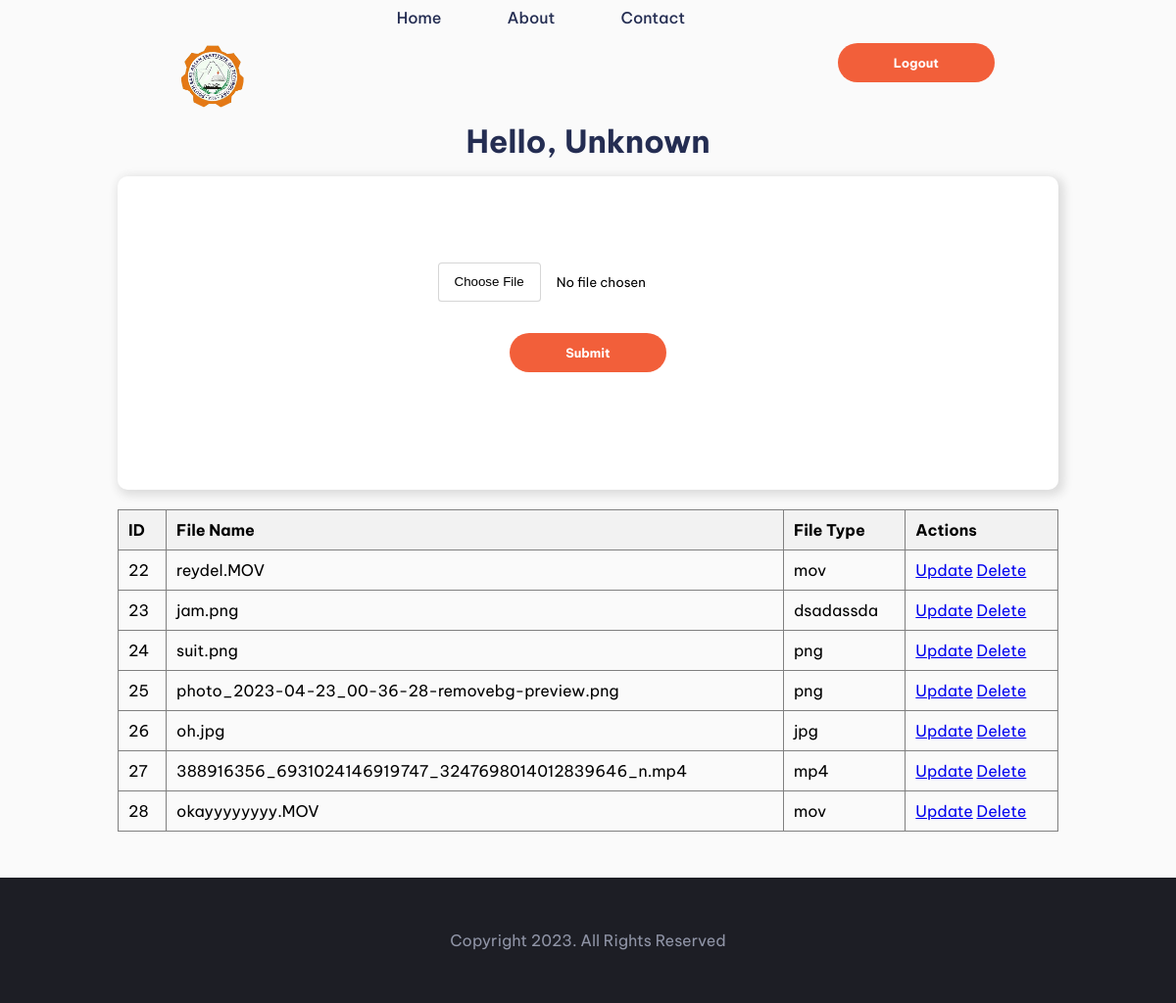
The app's page /home.php with its own data.
### tables this page shows
CREATE TABLE `uploaded_files` (
  `id` int(111) NOT NULL,
  `filename` varchar(255) NOT NULL,
  `filetype` varchar(255) NOT NULL
);

### home.php (the view, shortened to what this page needs)
<?php
$current_page = "features.php";
$servername = "localhost";
$username = "root";
$password = "";
$dbname = "sir_ile";
$conn = new mysqli($servername, $username, $password, $dbname);
$userId = $_SESSION['userId'];
$fetchNameSql = "SELECT name FROM accounts WHERE id = '$userId'";
$result = $conn->query($fetchNameSql);
if ($result && $result->num_rows > 0) {
    $row = $result->fetch_assoc();
    $name = $row['name'];
} else {
    $name = "Unknown";
}
$sqlFetchFiles = "SELECT * FROM uploaded_files";
$result = $conn->query($sqlFetchFiles);
if ($result && $result->num_rows > 0) {
    $files = $result->fetch_all(MYSQLI_ASSOC);
} else {
    $files = [];
}
?>
<!DOCTYPE html>
<html lang="en">
<head>
    <link rel="stylesheet" href="./style.css">
</head>
<body>
    <div class="whole_page_container">
        <header>
            <div>
                <img src="./assets/images/logo.png" alt="logo">
            </div>
            <div class="navigation_link__container">
                <a href="/oconproject/index.php" <?php if ($current_page === 'index.php') echo 'class="active"'; ?>>Home</a>
                <a href="/oconproject/index.php" <?php if ($current_page === 'index.php') echo 'class="active"'; ?>>About</a>
                <a href="/oconproject/index.php" <?php if ($current_page === 'index.php') echo 'class="active"'; ?>>Contact</a>
            </div>
            <form class="logout" method="POST" action="">
                <button type="submit" name="logout">Logout</button>
            </form>
        </header>
        <main class="main_page ">
            <h1>Hello, <?php echo $name; ?></h1>
            <div class="file_upload">
                <form onsubmit="window.location.reload()" method="post" enctype="multipart/form-data">
                    <input type="file" name="file" />
                    <input class="submit_btn" type="submit">
                </form>
                <div style="margin-top: 20px;">
                    <?php
                    if (!empty($files)) {
                        echo '<table style="border-collapse: collapse; width: 100%; margin-bottom: 20px;" border="1">
            <thead>
                <tr style="background-color: #f2f2f2;">
                    <th style="padding: 10px; text-align: left;">ID</th>
                    <th style="padding: 10px; text-align: left;">File Name</th>
                    <th style="padding: 10px; text-align: left;">File Type</th>
                    <th style="padding: 10px; text-align: left;">Actions</th>
                </tr>
            </thead>
            <tbody>';
                        foreach ($files as $file) {
                            echo '<tr>
                <td style="padding: 10px;">' . $file['id'] . '</td>
                <td style="padding: 10px;">' . $file['filename'] . '</td>
                <td style="padding: 10px;">' . $file['filetype'] . '</td>
                <td style="padding: 10px;">
                    <a href="#" onclick="openUpdateModal(' . $file['id'] . ', \'' . $file['filename'] . '\', \'' . $file['filetype'] . '\')">Update</a>
                    <a href="functions/delete.php?id=' . $file['id'] . '" onclick="return confirm(\'Are you sure you want to delete this file?\')">Delete</a>
                </td>
            </tr>';
                        }
                        echo '</tbody></table>';
                    } else {
                        echo '<p>No files found.</p>';
                    }
                    ?>
                </div>
            </div>
        </main>
        <footer>
            <span>Copyright 2023. All Rights Reserved</span>
        </footer>
    </div>
</body>
</html>

### style.css (style rules this page uses)
* { box-sizing: border-box; margin: 0; padding: 0; font-family: var(--font-family); }
:root { --Bright-Red: hsl(12, 88%, 59%); --Dark-Blue: hsl(228, 39%, 23%); --Dark-Grayish-Blue: hsl(227, 12%, 61%); --Very-Dark-Blue: hsl(233, 12%, 13%); --Very-Pale-Red: hsl(13, 100%, 96%); --Vary-Light-Gray: hsl(0, 0%, 98%); --font-family: 'Be Vietnam Pro', sans-serif; }
body { width: 100vw; background-color: var(--Vary-Light-Gray); overflow-x: hidden; scroll-behavior: smooth; }
h1, h2 { color: var(--Dark-Blue); }
p, span { color: var(--Dark-Grayish-Blue); }
.whole_page_container { overflow: auto; height: auto; }
header { display: flex; flex-direction: row; justify-content: space-around; align-items: center; padding: 0 8rem; height: 8rem; width: 100%; }
header button { width: 10rem; height: 2.5rem; font-size: 0.8rem !important; border-radius: 1.5rem; border: none; background-color: var(--Bright-Red); color: white; font-family: var(--font-family); font-weight: 700; cursor: pointer; }
header img { width: 4rem; height: 4rem; }
.navigation_link__container { display: flex; justify-content: space-around; width: 40%; padding: 0.5rem; height: 8rem; }
.navigation_link__container a { text-decoration: none; font-family: var(--font-family); font-weight: 500; font-size: 1rem; color: var(--Dark-Blue); }
main { display: flex; align-items: center; justify-content: space-around; padding: 0 14rem; gap: 1rem; text-align: left; margin-top: -2rem; height: 900px; }
footer { display: flex; justify-content: space-evenly; align-items: center; height: 8rem; background-color: var(--Very-Dark-Blue); }

### home.php (style rules this page uses)
img { margin-top: 2rem; width: 80%; height: 80%; }
.main_page { height: 100vh; width: 100%; display: flex; align-items: center; justify-content: center; flex-direction: column; }
.file_upload form { width: 60rem; height: 20rem; flex-direction: column; display: flex; justify-content: center; align-items: center; background-color: white; -webkit-box-shadow: 3px 3px 10px 3px #dddddd; -moz-box-shadow: 3px 3px 10px 3px #dddddd; box-shadow: 3px 3px 10px 3px #dddddd; border-radius: 10px; }
.submit_btn { width: 10rem; height: 2.5rem; font-size: 0.8rem !important; margin: 2rem 0; border-radius: 1.5rem; border: none; background-color: var(--Bright-Red); color: white; font-family: var(--font-family); font-weight: 700; cursor: pointer; }

### records on screen
uploaded_files: id "22", filename "reydel.MOV", filetype "mov"
uploaded_files: id "23", filename "jam.png", filetype "dsadassda"
uploaded_files: id "24", filename "suit.png", filetype "png"
uploaded_files: id "25", filename "photo_2023-04-23_00-36-28-removebg-preview.png", filetype "png"
uploaded_files: id "26", filename "oh.jpg", filetype "jpg"
uploaded_files: id "27", filename "388916356_6931024146919747_3247698014012839646_n.mp4", filetype "mp4"
uploaded_files: id "28", filename "okayyyyyyyy.MOV", filetype "mov"

### other values on screen
$name "Unknown"
